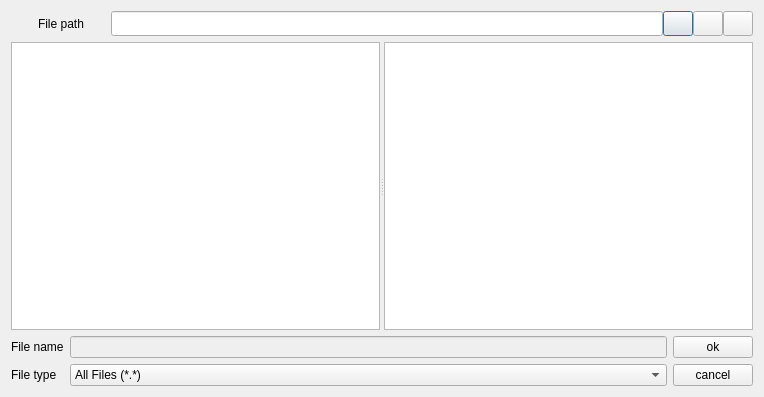
<?xml version="1.0" encoding="UTF-8"?>
<ui version="4.0">
 <class>FileDialogDirectory</class>
 <widget class="QDialog" name="FileDialogDirectory">
  <property name="geometry">
   <rect>
    <x>0</x>
    <y>0</y>
    <width>764</width>
    <height>397</height>
   </rect>
  </property>
  <property name="minimumSize">
   <size>
    <width>607</width>
    <height>397</height>
   </size>
  </property>
  <property name="windowTitle">
   <string>Open file: (select single file or file group.)</string>
  </property>
  <layout class="QVBoxLayout" name="verticalLayout">
   <item>
    <layout class="QHBoxLayout" name="horizontalLayout_3">
     <property name="spacing">
      <number>0</number>
     </property>
     <item>
      <layout class="QHBoxLayout" name="horizontalLayout_2">
       <property name="spacing">
        <number>0</number>
       </property>
       <item>
        <widget class="QLabel" name="label_3">
         <property name="sizePolicy">
          <sizepolicy hsizetype="Fixed" vsizetype="Preferred">
           <horstretch>0</horstretch>
           <verstretch>0</verstretch>
          </sizepolicy>
         </property>
         <property name="minimumSize">
          <size>
           <width>100</width>
           <height>0</height>
          </size>
         </property>
         <property name="maximumSize">
          <size>
           <width>100</width>
           <height>16777215</height>
          </size>
         </property>
         <property name="text">
          <string>File path</string>
         </property>
         <property name="alignment">
          <set>Qt::AlignCenter</set>
         </property>
        </widget>
       </item>
       <item>
        <widget class="QLineEdit" name="FilePath">
         <property name="minimumSize">
          <size>
           <width>0</width>
           <height>25</height>
          </size>
         </property>
        </widget>
       </item>
      </layout>
     </item>
     <item>
      <layout class="QHBoxLayout" name="buttons">
       <property name="spacing">
        <number>0</number>
       </property>
       <item>
        <widget class="QPushButton" name="back">
         <property name="maximumSize">
          <size>
           <width>30</width>
           <height>25</height>
          </size>
         </property>
         <property name="text">
          <string/>
         </property>
         <property name="flat">
          <bool>false</bool>
         </property>
        </widget>
       </item>
       <item>
        <widget class="QPushButton" name="front">
         <property name="maximumSize">
          <size>
           <width>30</width>
           <height>25</height>
          </size>
         </property>
         <property name="text">
          <string/>
         </property>
         <property name="flat">
          <bool>false</bool>
         </property>
        </widget>
       </item>
       <item>
        <widget class="QPushButton" name="up">
         <property name="maximumSize">
          <size>
           <width>30</width>
           <height>25</height>
          </size>
         </property>
         <property name="text">
          <string/>
         </property>
         <property name="icon">
          <iconset>
           <normaloff>:/images/arrow_up.png</normaloff>:/images/arrow_up.png</iconset>
         </property>
         <property name="flat">
          <bool>false</bool>
         </property>
        </widget>
       </item>
      </layout>
     </item>
    </layout>
   </item>
   <item>
    <widget class="QSplitter" name="splitter">
     <property name="minimumSize">
      <size>
       <width>0</width>
       <height>256</height>
      </size>
     </property>
     <property name="orientation">
      <enum>Qt::Horizontal</enum>
     </property>
     <widget class="QTreeView" name="PathTree">
      <property name="minimumSize">
       <size>
        <width>0</width>
        <height>0</height>
       </size>
      </property>
      <property name="maximumSize">
       <size>
        <width>16777215</width>
        <height>16777215</height>
       </size>
      </property>
      <property name="selectionMode">
       <enum>QAbstractItemView::ExtendedSelection</enum>
      </property>
      <property name="textElideMode">
       <enum>Qt::ElideNone</enum>
      </property>
      <property name="rootIsDecorated">
       <bool>true</bool>
      </property>
     </widget>
     <widget class="QTreeWidget" name="FileTree">
      <property name="minimumSize">
       <size>
        <width>50</width>
        <height>0</height>
       </size>
      </property>
      <property name="selectionMode">
       <enum>QAbstractItemView::SingleSelection</enum>
      </property>
      <property name="indentation">
       <number>10</number>
      </property>
      <property name="expandsOnDoubleClick">
       <bool>false</bool>
      </property>
      <attribute name="headerVisible">
       <bool>false</bool>
      </attribute>
      <column>
       <property name="text">
        <string notr="true">FileName</string>
       </property>
      </column>
     </widget>
    </widget>
   </item>
   <item>
    <layout class="QGridLayout" name="SelectFile">
     <property name="leftMargin">
      <number>0</number>
     </property>
     <property name="topMargin">
      <number>0</number>
     </property>
     <property name="rightMargin">
      <number>0</number>
     </property>
     <property name="bottomMargin">
      <number>0</number>
     </property>
     <property name="spacing">
      <number>6</number>
     </property>
     <item row="1" column="1">
      <widget class="QComboBox" name="FileType">
       <item>
        <property name="text">
         <string>All Files (*.*)</string>
        </property>
       </item>
      </widget>
     </item>
     <item row="0" column="1">
      <widget class="QLineEdit" name="FileName">
       <property name="enabled">
        <bool>false</bool>
       </property>
      </widget>
     </item>
     <item row="1" column="0">
      <widget class="QLabel" name="label">
       <property name="text">
        <string>File type</string>
       </property>
      </widget>
     </item>
     <item row="1" column="2">
      <widget class="QPushButton" name="Cancel">
       <property name="text">
        <string>cancel</string>
       </property>
      </widget>
     </item>
     <item row="0" column="2">
      <widget class="QPushButton" name="OKChoice">
       <property name="text">
        <string>ok</string>
       </property>
      </widget>
     </item>
     <item row="0" column="0">
      <widget class="QLabel" name="label_2">
       <property name="text">
        <string>File name</string>
       </property>
      </widget>
     </item>
    </layout>
   </item>
  </layout>
 </widget>
 <layoutdefault spacing="6" margin="11"/>
 <resources/>
 <connections/>
</ui>
